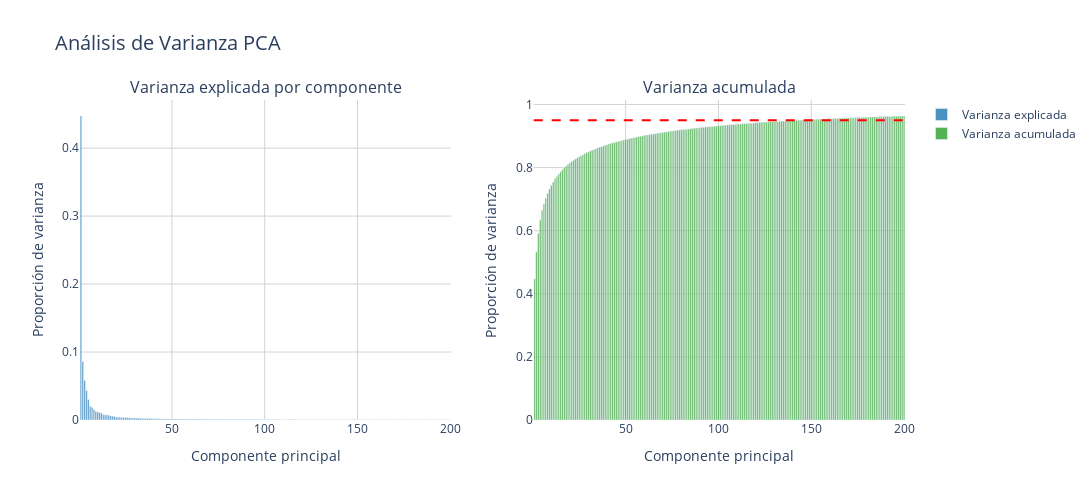

Source (notebook cell):
### Code cell
import plotly.express as px
import plotly.graph_objects as go
from plotly.subplots import make_subplots
import pandas as pd

# Obtener varianzas
var_explicada = X_train_pca.explained_variance_ratio_ 
var_acumulada = np.cumsum(var_explicada)

# Crear DataFrames para Plotly
df_var_explicada = pd.DataFrame({
    'Componente': range(1, len(var_explicada)+1),
    'Varianza': var_explicada
})

df_var_acumulada = pd.DataFrame({
    'Componente': range(1, len(var_acumulada)+1),
    'Varianza': var_acumulada
})

# Crear subplots usando Plotly Express
fig = make_subplots(rows=1, cols=2, subplot_titles=('Varianza explicada por componente', 'Varianza acumulada'))

# Varianza explicada
fig.add_trace(
    go.Bar(
        x=df_var_explicada['Componente'], 
        y=df_var_explicada['Varianza'], 
        name='Varianza explicada',
        marker_color='#1f77b4',  # Azul más oscuro
        opacity=0.8
    ),
    row=1, col=1
)

# Varianza acumulada
fig.add_trace(
    go.Bar(
        x=df_var_acumulada['Componente'], 
        y=df_var_acumulada['Varianza'], 
        name='Varianza acumulada',
        marker_color='#2ca02c',  # Verde más oscuro
        opacity=0.8
    ),
    row=1, col=2
)

# Agregar línea de 95% de varianza
fig.add_hline(
    y=0.95, 
    line_dash="dash", 
    line_color="red",
    line_width=2,
    row=1, 
    col=2
)

# Actualizar layout
fig.update_layout(
    height=500,
    width=1200,
    showlegend=True,
    title_text="Análisis de Varianza PCA",
    title_font_size=20,
    plot_bgcolor='white',
    paper_bgcolor='white',
    xaxis_title="Componente principal",
    yaxis_title="Proporción de varianza",
    xaxis2_title="Componente principal",
    yaxis2_title="Proporción de varianza",
    font=dict(size=12),
    margin=dict(t=100)
)

# Actualizar ejes para mejor visualización
fig.update_xaxes(showgrid=True, gridwidth=1, gridcolor='LightGray')
fig.update_yaxes(showgrid=True, gridwidth=1, gridcolor='LightGray')

fig.show()

### Figure 1 — Plotly figure (JSON) as saved in the notebook; plotly's stock layout.template omitted (floating-point values rounded to 4 significant figures; data arrays with more than 128 entries replaced by an {"elided": "..."} marker saying what was removed)
{"data": [{"marker": {"color": "#1f77b4"}, "name": "Varianza explicada", "opacity": 0.8, "type": "bar", "x": {"elided": "200 int values"}, "xaxis": "x", "y": {"elided": "200 float values"}, "yaxis": "y"}, {"marker": {"color": "#2ca02c"}, "name": "Varianza acumulada", "opacity": 0.8, "type": "bar", "x": {"elided": "200 int values"}, "xaxis": "x2", "y": {"elided": "200 float values"}, "yaxis": "y2"}], "layout": {"annotations": [{"font": {"size": 16}, "showarrow": false, "text": "Varianza explicada por componente", "x": 0.225, "xanchor": "center", "xref": "paper", "y": 1, "yanchor": "bottom", "yref": "paper"}, {"font": {"size": 16}, "showarrow": false, "text": "Varianza acumulada", "x": 0.775, "xanchor": "center", "xref": "paper", "y": 1, "yanchor": "bottom", "yref": "paper"}], "font": {"size": 12}, "height": 500, "margin": {"t": 100}, "paper_bgcolor": "white", "plot_bgcolor": "white", "shapes": [{"line": {"color": "red", "dash": "dash", "width": 2}, "type": "line", "x0": 0, "x1": 1, "xref": "x2 domain", "y0": 0.95, "y1": 0.95, "yref": "y2"}], "showlegend": true, "title": {"font": {"size": 20}, "text": "Análisis de Varianza PCA"}, "width": 1200, "xaxis": {"anchor": "y", "domain": [0, 0.45], "gridcolor": "LightGray", "gridwidth": 1, "showgrid": true, "title": {"text": "Componente principal"}}, "xaxis2": {"anchor": "y2", "domain": [0.55, 1], "gridcolor": "LightGray", "gridwidth": 1, "showgrid": true, "title": {"text": "Componente principal"}}, "yaxis": {"anchor": "x", "domain": [0, 1], "gridcolor": "LightGray", "gridwidth": 1, "showgrid": true, "title": {"text": "Proporción de varianza"}}, "yaxis2": {"anchor": "x2", "domain": [0, 1], "gridcolor": "LightGray", "gridwidth": 1, "showgrid": true, "title": {"text": "Proporción de varianza"}}}}
